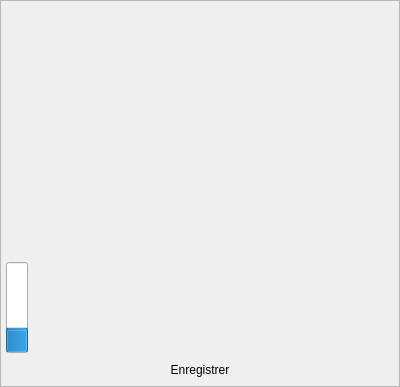
         <widget class="QFrame" name="_f_right_info_company">
          <property name="minimumSize">
           <size>
            <width>400</width>
            <height>0</height>
           </size>
          </property>
          <property name="maximumSize">
           <size>
            <width>450</width>
            <height>16777215</height>
           </size>
          </property>
          <property name="frameShape">
           <enum>QFrame::Shape::StyledPanel</enum>
          </property>
          <property name="frameShadow">
           <enum>QFrame::Shadow::Raised</enum>
          </property>
          <layout class="QVBoxLayout" name="_v_right_info_company">
           <property name="spacing">
            <number>-1</number>
           </property>
           <property name="leftMargin">
            <number>5</number>
           </property>
           <property name="topMargin">
            <number>5</number>
           </property>
           <property name="rightMargin">
            <number>5</number>
           </property>
           <property name="bottomMargin">
            <number>5</number>
           </property>
           <item alignment="Qt::AlignmentFlag::Qt::AlignmentFlag::AlignTop">
            <widget class="QLabel" name="_l_icon_company_info_company">
             <property name="minimumSize">
              <size>
               <width>380</width>
               <height>250</height>
              </size>
             </property>
             <property name="maximumSize">
              <size>
               <width>16777215</width>
               <height>200</height>
              </size>
             </property>
             <property name="text">
              <string/>
             </property>
             <property name="pixmap">
              <pixmap>:/icon/icons/MsCles.png</pixmap>
             </property>
             <property name="scaledContents">
              <bool>true</bool>
             </property>
            </widget>
           </item>
           <item>
            <widget class="QProgressBar" name="_cpb_step_bar">
             <property name="value">
              <number>24</number>
             </property>
             <property name="alignment">
              <set>Qt::AlignmentFlag::AlignCenter</set>
             </property>
             <property name="textVisible">
              <bool>false</bool>
             </property>
             <property name="orientation">
              <enum>Qt::Orientation::Vertical</enum>
             </property>
            </widget>
           </item>
           <item>
            <widget class="QPushButton" name="_b_save_info_company">
             <property name="text">
              <string>Enregistrer</string>
             </property>
             <property name="icon">
              <iconset resource="resources.qrc">
               <normaloff>:/icon/icons/disquette.png</normaloff>:/icon/icons/disquette.png</iconset>
             </property>
             <property name="iconSize">
              <size>
               <width>25</width>
               <height>25</height>
              </size>
             </property>
             <property name="flat">
              <bool>true</bool>
             </property>
            </widget>
           </item>
          </layout>
         </widget>
